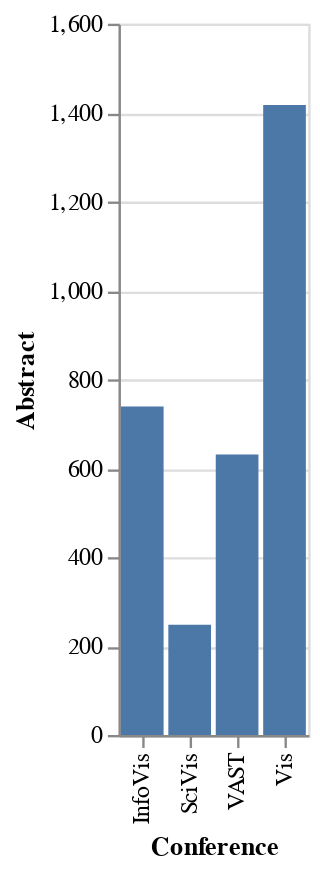

The notebook cell saved with this chart:
### Markdown cell above
### How many total papers are in each track?

### Code cell
to_plot2 = df.groupby('Conference').count().reset_index()

alt.Chart(to_plot2).mark_bar().encode(
    x = "Conference:N",
    y = "Abstract:Q",
)

### Figure 1 — Vega-Lite specification as saved in the notebook (floating-point values rounded to 4 significant figures)
{"config": {"view": {"continuousWidth": 400, "continuousHeight": 300}}, "data": {"name": "data-d5ebf676d54e9ed7bbf95a76c04d2044"}, "mark": "bar", "encoding": {"x": {"type": "nominal", "field": "Conference"}, "y": {"type": "quantitative", "field": "Abstract"}}, "$schema": "https://vega.github.io/schema/vega-lite/v4.8.1.json", "datasets": {"data-d5ebf676d54e9ed7bbf95a76c04d2044": [{"Conference": "InfoVis", "Year": 739, "Title": 739, "DOI": 739, "Link": 739, "FirstPage": 738, "LastPage": 737, "PaperType": 739, "Abstract": 739, "AuthorNames-Deduped": 739, "AuthorNames": 738, "AuthorAffiliation": 699, "InternalReferences": 638, "AuthorKeywords": 612, "AminerCitationCount_02-2020": 712, "XploreCitationCount - 2020-01": 739, "PubsCited": 739, "Award": 57}, {"Conference": "SciVis", "Year": 248, "Title": 248, "DOI": 248, "Link": 248, "FirstPage": 248, "LastPage": 248, "PaperType": 248, "Abstract": 248, "AuthorNames-Deduped": 248, "AuthorNames": 248, "AuthorAffiliation": 246, "InternalReferences": 225, "AuthorKeywords": 232, "AminerCitationCount_02-2020": 236, "XploreCitationCount - 2020-01": 248, "PubsCited": 248, "Award": 21}, {"Conference": "VAST", "Year": 631, "Title": 631, "DOI": 631, "Link": 631, "FirstPage": 600, "LastPage": 600, "PaperType": 631, "Abstract": 631, "AuthorNames-Deduped": 631, "AuthorNames": 631, "AuthorAffiliation": 627, "InternalReferences": 436, "AuthorKeywords": 396, "AminerCitationCount_02-2020": 602, "XploreCitationCount - 2020-01": 630, "PubsCited": 631, "Award": 34}, {"Conference": "Vis", "Year": 1417, "Title": 1416, "DOI": 1417, "Link": 1417, "FirstPage": 1416, "LastPage": 1410, "PaperType": 1417, "Abstract": 1417, "AuthorNames-Deduped": 1417, "AuthorNames": 1416, "AuthorAffiliation": 1339, "InternalReferences": 1034, "AuthorKeywords": 881, "AminerCitationCount_02-2020": 1372, "XploreCitationCount - 2020-01": 1417, "PubsCited": 1417, "Award": 36}]}}
